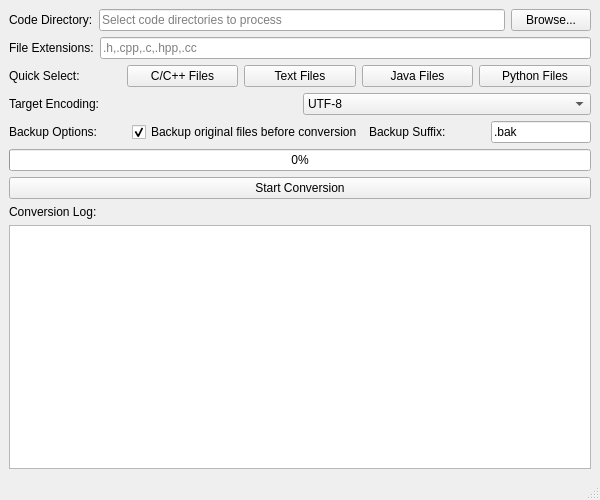
<?xml version="1.0" encoding="UTF-8"?>
<ui version="4.0">
 <class>MainWindow</class>
 <widget class="QMainWindow" name="MainWindow">
  <property name="geometry">
   <rect>
    <x>0</x>
    <y>0</y>
    <width>600</width>
    <height>500</height>
   </rect>
  </property>
  <property name="windowTitle">
   <string>File Encoding Converter</string>
  </property>
  <widget class="QWidget" name="centralwidget">
   <layout class="QVBoxLayout" name="verticalLayout">
    <item>
     <layout class="QHBoxLayout" name="horizontalLayout">
      <item>
       <widget class="QLabel" name="label">
        <property name="text">
         <string>Code Directory:</string>
        </property>
       </widget>
      </item>
      <item>
       <widget class="QLineEdit" name="directoryLineEdit">
        <property name="placeholderText">
         <string>Select code directories to process</string>
        </property>
       </widget>
      </item>
      <item>
       <widget class="QPushButton" name="selectDirectoryButton">
        <property name="text">
         <string>Browse...</string>
        </property>
       </widget>
      </item>
     </layout>
    </item>
    <item>
     <layout class="QHBoxLayout" name="horizontalLayout_2">
      <item>
       <widget class="QLabel" name="label_2">
        <property name="text">
         <string>File Extensions:</string>
        </property>
       </widget>
      </item>
      <item>
       <widget class="QLineEdit" name="extensionsLineEdit">
        <property name="placeholderText">
         <string>.h,.cpp,.c,.hpp,.cc</string>
        </property>
       </widget>
      </item>
     </layout>
    </item>
    <item>
     <layout class="QHBoxLayout" name="horizontalLayout_3">
      <item>
       <widget class="QLabel" name="label_3">
        <property name="text">
         <string>Quick Select:</string>
        </property>
       </widget>
      </item>
      <item>
       <widget class="QPushButton" name="quickExtButton1">
        <property name="text">
         <string>C/C++ Files</string>
        </property>
       </widget>
      </item>
      <item>
       <widget class="QPushButton" name="quickExtButton2">
        <property name="text">
         <string>Text Files</string>
        </property>
       </widget>
      </item>
      <item>
       <widget class="QPushButton" name="quickExtButton3">
        <property name="text">
         <string>Java Files</string>
        </property>
       </widget>
      </item>
      <item>
       <widget class="QPushButton" name="quickExtButton4">
        <property name="text">
         <string>Python Files</string>
        </property>
       </widget>
      </item>
     </layout>
    </item>
    <item>
     <layout class="QHBoxLayout" name="horizontalLayout_4">
      <item>
       <widget class="QLabel" name="label_4">
        <property name="text">
         <string>Target Encoding:</string>
        </property>
       </widget>
      </item>
      <item>
       <widget class="QComboBox" name="targetEncodingComboBox">
        <item>
         <property name="text">
          <string>UTF-8</string>
         </property>
        </item>
        <item>
         <property name="text">
          <string>UTF-8-BOM</string>
         </property>
        </item>
        <item>
         <property name="text">
          <string>GBK</string>
         </property>
        </item>
        <item>
         <property name="text">
          <string>GB2312</string>
         </property>
        </item>
        <item>
         <property name="text">
          <string>UTF-16</string>
         </property>
        </item>
        <item>
         <property name="text">
          <string>UTF-32</string>
         </property>
        </item>
        <item>
         <property name="text">
          <string>ASCII</string>
         </property>
        </item>
       </widget>
      </item>
     </layout>
    </item>
    <item>
     <layout class="QHBoxLayout" name="horizontalLayout_5">
      <item>
       <widget class="QLabel" name="label_5">
        <property name="text">
         <string>Backup Options:</string>
        </property>
       </widget>
      </item>
      <item>
       <widget class="QCheckBox" name="backupCheckBox">
        <property name="text">
         <string>Backup original files before conversion</string>
        </property>
        <property name="checked">
         <bool>true</bool>
        </property>
       </widget>
      </item>
      <item>
       <widget class="QLabel" name="label_6">
        <property name="text">
         <string>Backup Suffix:</string>
        </property>
       </widget>
      </item>
      <item>
       <widget class="QLineEdit" name="backupSuffixLineEdit">
        <property name="text">
         <string>.bak</string>
        </property>
        <property name="maximumSize">
         <size>
          <width>100</width>
          <height>16777215</height>
         </size>
        </property>
       </widget>
      </item>
     </layout>
    </item>
    <item>
     <widget class="QProgressBar" name="progressBar">
      <property name="value">
       <number>0</number>
      </property>
     </widget>
    </item>
    <item>
     <widget class="QPushButton" name="convertButton">
      <property name="text">
         <string>Start Conversion</string>
      </property>
     </widget>
    </item>
    <item>
     <widget class="QLabel" name="label_7">
      <property name="text">
       <string>Conversion Log:</string>
      </property>
     </widget>
    </item>
    <item>
     <widget class="QTextEdit" name="logTextEdit">
      <property name="readOnly">
       <bool>true</bool>
      </property>
     </widget>
    </item>
   </layout>
  </widget>
  <widget class="QMenuBar" name="menubar">
   <property name="geometry">
    <rect>
     <x>0</x>
     <y>0</y>
     <width>600</width>
     <height>22</height>
    </rect>
   </property>
  </widget>
  <widget class="QStatusBar" name="statusbar"/>
 </widget>
 <resources/>
 <connections/>
</ui>
